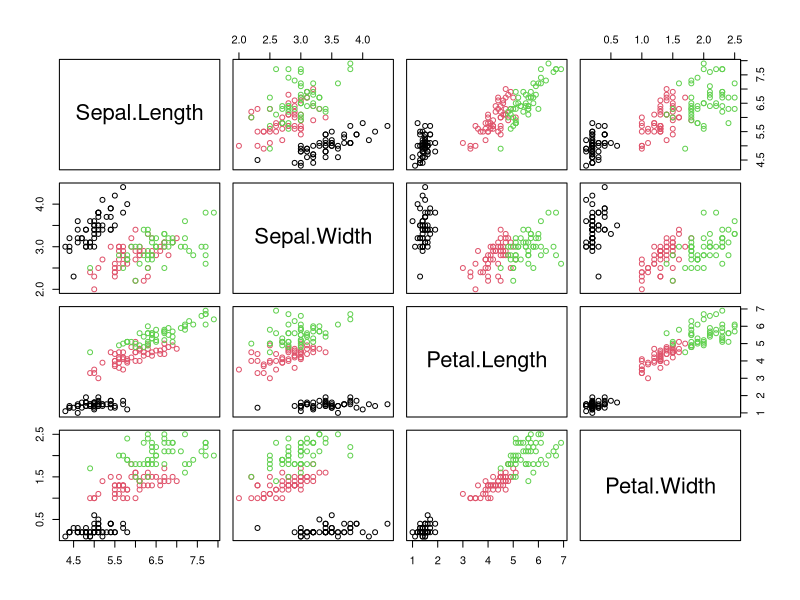
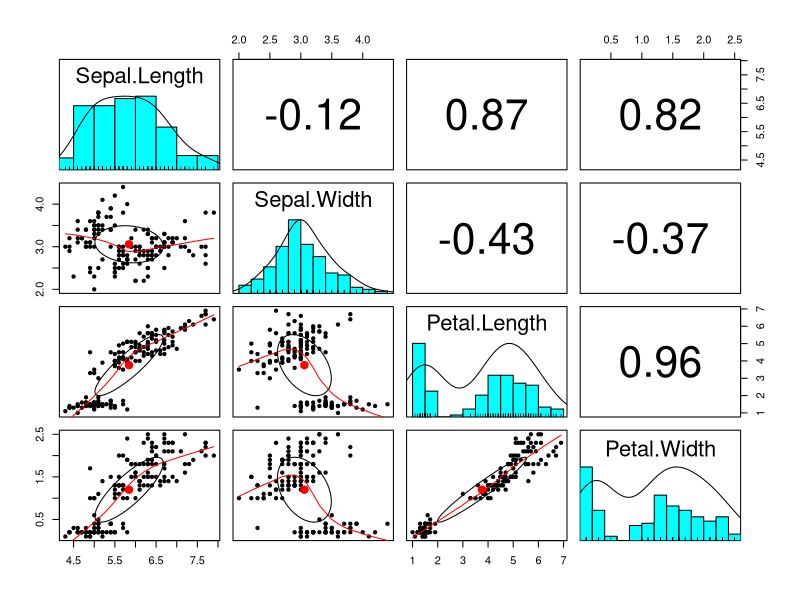

R code for these plots, in order:
## ---- chunk 1
knitr::opts_chunk$set(echo = TRUE)
## ---- chunk 2
data(iris)
data=iris[,-5]
data [1:10,]
## ---- chunk 3
pairs(data, col=iris[,5])
## ---- chunk 4
cor(iris[,1:4])
## ---- chunk 5
library(psych)
## ---- chunk 6
pairs.panels(iris[,-5], method = "pearson")
